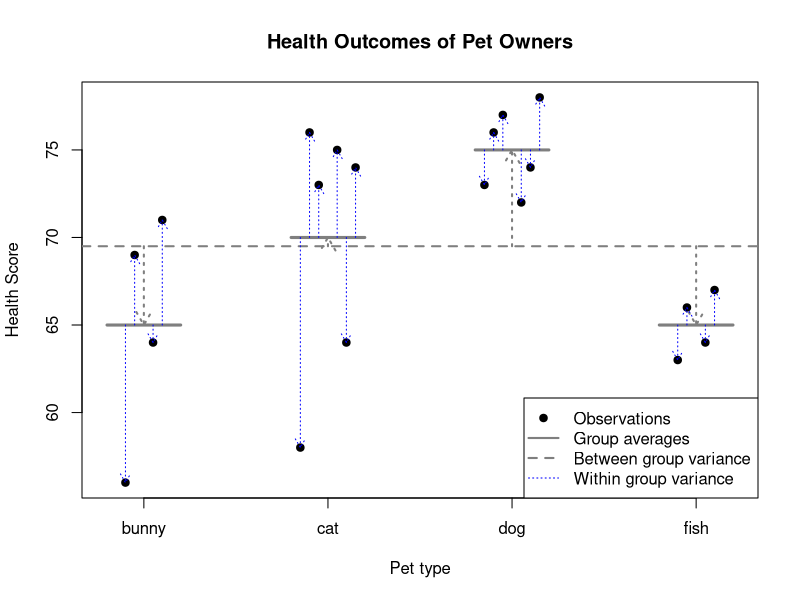

This figure's R source:
## ---- chunk 1
#| code-fold: true
#| fig-cap: "Between-group and within-group variation"
healths <- c(56,69,64,71,
             58,76,73,75,64,74,
             73,76,77,72,74,78,
             63,66,64,67)
xjitter <- c(0.9,0.95,1.05,1.1,
             1.85,1.9,1.95,2.05,2.1,2.15,
             2.85,2.9,2.95,3.05,3.1,3.15,
             3.9,3.95,4.05,4.1)
plot(healths~xjitter,pch=19,col=1,xaxt='n',xlim=c(0.8,4.2),
     xlab='Pet type',ylab='Health Score',main='Health Outcomes of Pet Owners')
axis(side=1,at=1:4,labels=c('bunny','cat','dog','fish'),tick=TRUE)
segments(x0=(1:4)-0.2,y0=c(65,70,75,65),x1=(1:4)+0.2,y1=c(65,70,75,65),
         col='grey50',lwd=3)
abline(h=69.5,col='grey50',lty=2,lwd=2)
arrows(x0=1:4,y0=rep(69.5,4),y1=c(65,70,75,65),
       col='grey50',length=0.15,lwd=2,lty=3)
arrows(x0=xjitter[1:4],y0=65,y1=healths[1:4],col='#0000ff',length=0.1,lty=3)
arrows(x0=xjitter[5:10],y0=70,y1=healths[5:10],col='#0000ff',length=0.1,lty=3)
arrows(x0=xjitter[11:16],y0=75,y1=healths[11:16],col='#0000ff',length=0.1,lty=3)
arrows(x0=xjitter[17:20],y0=65,y1=healths[17:20],col='#0000ff',length=0.1,lty=3)
legend(x='bottomright',pch=c(19,NA,NA,NA),lwd=c(NA,2,2,1),lty=c(NA,1,2,3),col=c('black','grey50','grey50','#0000ff'),
       legend=c('Observations','Group averages','Between group variance','Within group variance'))
